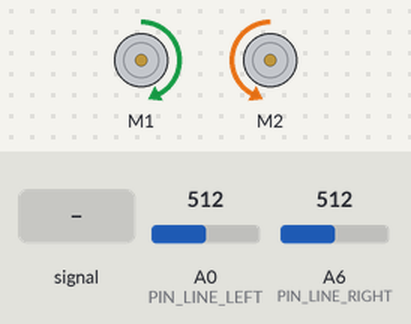
A sketch run on a simulated Arduino Nano, built with avr-gcc and run on an emulated ATmega328P. Parts: 2 × DC motor (green arrow = forward, orange = backward, longer = faster). The inputs (shaded band) are chosen by the test bench; at power-on: A6 (PIN_LINE_RIGHT) = 512, A0 (PIN_LINE_LEFT) = 512. What the sketch prints to the serial monitor is not drawn.

Above: at 1.2 s.
1.3 s: A0 (PIN_LINE_LEFT) fed a 200 Hz sine of ±81 counts around its level
At 1.82 s:
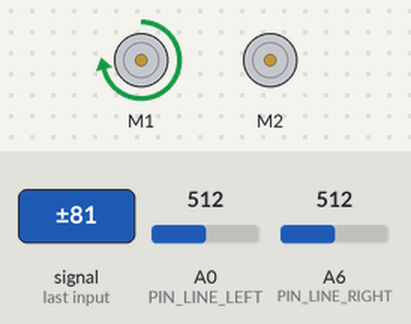
4.3 s: A6 (PIN_LINE_RIGHT) set to 716
7.3 s: A6 (PIN_LINE_RIGHT) set to 900
10.3 s: A0 (PIN_LINE_LEFT) set to 810
At 11.4 s:
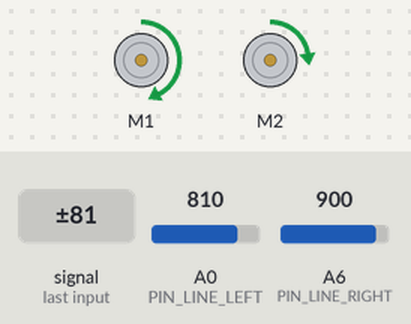
11.8 s: A6 (PIN_LINE_RIGHT) set to 790
At 14.6 s:
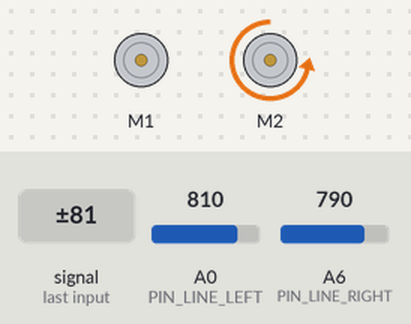
14.8 s: A6 (PIN_LINE_RIGHT) fed a 200 Hz sine of ±81 counts around its level
At 16.0 s:
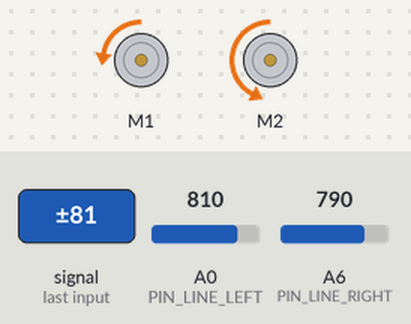
Timing chart, 0 to 17.3 s (numbered marks = the images above; inputs shaded):
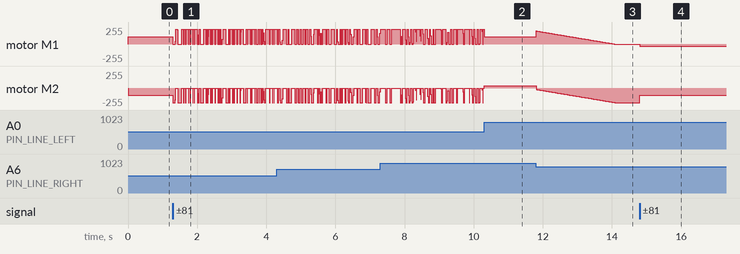

The sketch:

LineFollow.ino
```cpp
#include <RedBot.h>
#include <RedBotSoftwareSerial.h>
#include <PID_v1.h>

#define MAX_SPEED 110
// Experimentally determined, most line readings are in range [850, 950]
// most wood readings are in range [50, 550]
#define THRESHOLD 800

// States
#define S_STRAIGHT        0
#define S_STRAIGHT_LEFT   1
#define S_STRAIGHT_RIGHT  2
#define S_LEFT            3
#define S_RIGHT           4

#define PIN_LINE_LEFT  A0
#define PIN_LINE_MID   A1
#define PIN_LINE_RIGHT A6

// Want the left and right sensors to read the same value
#define SETPOINT 0

// Redbot motor(s) object
RedBotMotors motors;

// PID object and parameters
double Setpoint = SETPOINT, pidOut, pidIn;
double Kp=0.01, Ki=0.04, Kd=0.0001;
PID pid(&pidIn, &pidOut, &Setpoint, Kp, Ki, Kd, DIRECT);

// Takes doubles for left and right as percentage 0.0 - 1.0
void setMotors(double left, double right) {
  if (left * MAX_SPEED > 255) {
    left = 255.0/MAX_SPEED;
  }
  if (right * MAX_SPEED > 255) {
    right = 255.0/MAX_SPEED;
  }
  motors.leftMotor(0 - int(MAX_SPEED * left));
  motors.rightMotor(0 - int(MAX_SPEED * right));
}

double leftreading, rightreading;
double getError() {
  leftreading = (double)analogRead(PIN_LINE_LEFT);
  rightreading = (double)analogRead(PIN_LINE_RIGHT);
  return leftreading - rightreading;
}

void setup(){
  Serial.begin(9600);
  Serial.print("Setup Started.\n");

  //turn the PID on
  pid.SetMode(AUTOMATIC);
  pid.SetOutputLimits(-1,1);
  pid.SetSampleTime(2);

  Serial.print("Setup Complete.\n");
}

bool compute = false;
double error = 0;
int state = 0;

void loop() {

  compute = false;
  while (compute == false) {
    error = getError();
    pidIn = error;
    compute = pid.Compute();
  }

  switch (state) {
    case S_STRAIGHT:
      setMotors(1+pidOut, 1-pidOut);
      if (leftreading > THRESHOLD && rightreading > THRESHOLD) {
        // random turn
      }
      else if (leftreading > THRESHOLD) {
        state = S_STRAIGHT_LEFT;
      }
      else if (rightreading > THRESHOLD) {
        state = S_STRAIGHT_RIGHT;
      }
      break;

    case S_STRAIGHT_LEFT: // straightaway, left adjustment
      setMotors(1+pidOut, 1-pidOut);
      if (leftreading > THRESHOLD && rightreading > THRESHOLD) {
        state = S_LEFT;
      }
      else if (leftreading < THRESHOLD) {
        state = S_STRAIGHT;
      }
      break;

    case S_STRAIGHT_RIGHT: // straightaway, right adjustment
      setMotors(1+pidOut, 1-pidOut);
      if (leftreading > THRESHOLD && rightreading > THRESHOLD) {
        state = S_RIGHT;
      }
      else if (rightreading < THRESHOLD) {
        state = S_STRAIGHT;
      }
      break;

    case S_LEFT: // hard left turn
      setMotors(-0.3, 1);
      if (leftreading < THRESHOLD) {
        state = S_STRAIGHT;
      }
      break;

    case S_RIGHT: // hard right turn
      setMotors(1, -0.3);
      if (rightreading < THRESHOLD) {
        state = S_STRAIGHT;
      }
      break;
  }
}
```

Measured:
- after the input at 11.8 s, motor M2: moves from forward 32/255 to backward 219/255 over 2.3 s, starting at once
- after the input at 14.8 s, motor M1: stopped → backward 32/255 at once; motor M2: backward 219/255 → backward 109/255 at once
